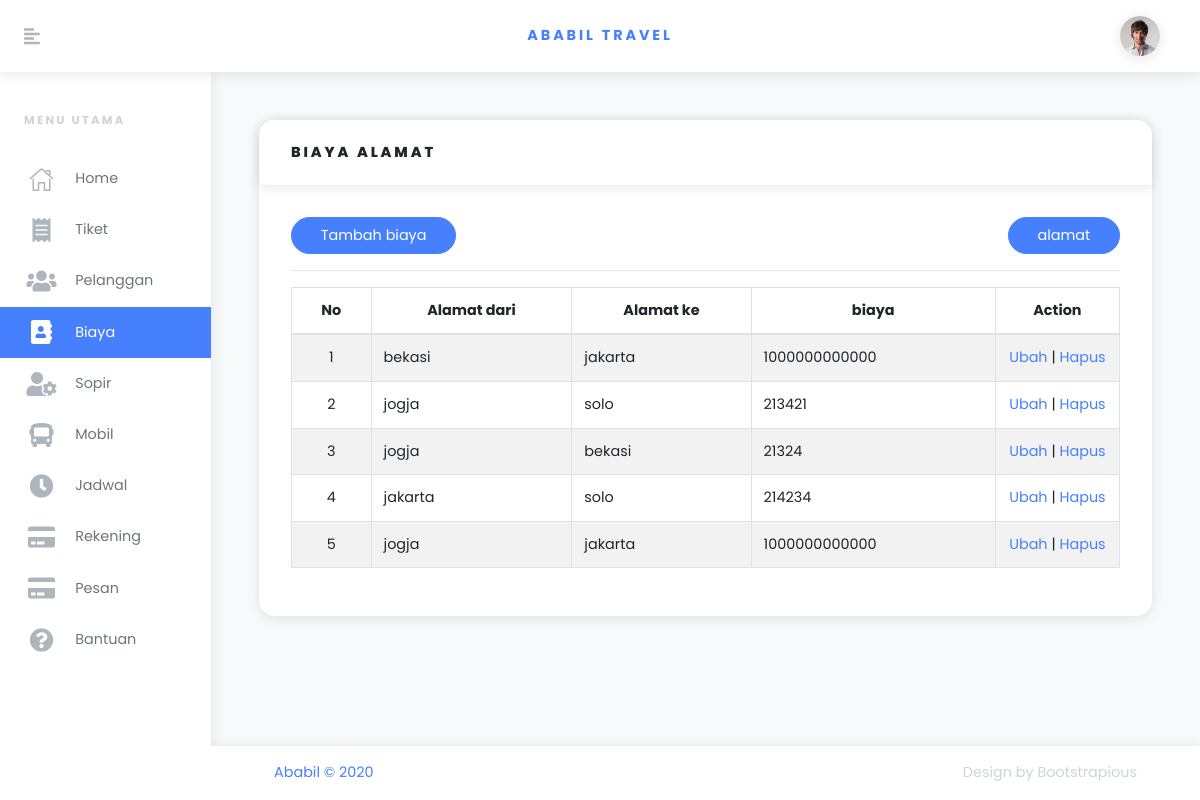
The page /system/biayaalamat.php (signed in) on the database its author committed.
### tables this page shows
CREATE TABLE `biaya` (
  `id_biaya` bigint(20) NOT NULL,
  `id_lokasi_dari` bigint(20) DEFAULT NULL,
  `id_lokasi_ke` bigint(20) DEFAULT NULL,
  `biaya` bigint(20) DEFAULT NULL,
  `remove` bigint(20) DEFAULT 1,
  `created_at` timestamp NULL DEFAULT current_timestamp(),
  `updated_at` timestamp NULL DEFAULT current_timestamp() ON UPDATE current_timestamp()
);

CREATE TABLE `alamat` (
  `id_alamat` bigint(20) NOT NULL,
  `nama_lokasi` varchar(50) NOT NULL,
  `remove` tinyint(2) NOT NULL DEFAULT 1,
  `created_at` timestamp NOT NULL DEFAULT current_timestamp()
);

### system/biayaalamat.php (the view, shortened to what this page needs)
<?php
require_once('header.php');
?>
<div class="page-holder w-100 d-flex flex-wrap">
    <div class="container-fluid px-xl-5">
        <section class="py-5">
            <div class="row">
                <div class="col-lg-12 mb-12">
                    <div class="card">
                        <div class="card-header">
                            <h6 class="text-uppercase mb-0">Biaya alamat</h6>
                        </div>
                        <div class="card-body">
                            <div style=" display: flex;justify-content: space-between;">
                                <a href="tambah-biayaalamat.php" class="btn btn-primary">Tambah biaya</a>
                                <a href="alamat.php" class="btn btn-primary">alamat</a>
                            </div>
                            <hr>
                            <div class="table-responsive">
                                <table id="example" class="table table-striped table-bordered">
                                    <thead>
                                        <tr class="text-center">
                                            <th>No</th>
                                            <th>Alamat dari</th>
                                            <th>Alamat ke</th>
                                            <th>biaya</th>
                                            <th style="width:15%;">Action</th>
                                        </tr>
                                    </thead>
                                    <tbody>
                                        <?php
                                        $query = $con->query(
                                            "SELECT
                                                id_biaya,
                                                alamatdari.nama_lokasi AS alamat_dari,
                                                alamatke.nama_lokasi AS alamat_ke,
                                                biaya.biaya
                                            from biaya
                                            join alamat as alamatdari on biaya.id_lokasi_dari = alamatdari.id_alamat
                                            join alamat as alamatke on biaya.id_lokasi_ke = alamatke.id_alamat
                                            WHERE biaya.remove='1' and alamatdari.remove='1' and alamatke.remove='1'
                                            "
                                        );
                                        $nomor = 1;
                                        while ($key = $query->fetch_assoc()) { ?>
                                            <tr>
                                                <td class="text-center"><?= $nomor++ ?></td>
                                                <td><?= $key['alamat_dari'] ?></td>
                                                <td><?= $key['alamat_ke'] ?></td>
                                                <td><?= $key['biaya'] ?></td>
                                                <td class="text-center">
                                                    <a href="ubah-biayaalamat.php?id=<?= $key['id_biaya'] ?>">Ubah</a> |
                                                    <a href="javascript:void(0)" onclick="myklik('<?= $key['id_biaya'] ?>')"> Hapus</a>
                                                </td>
                                            </tr>
                                        <?php } ?>
                                    </tbody>
                                </table>
                            </div>
                        </div>
                    </div>
                </div>
            </div>
        </section>
    </div>
    <?php
    require_once('footer.php');
    ?>

### rows shown on the page
biaya: alamat.nama_lokasi "bekasi", alamat.nama_lokasi "jakarta", biaya "1000000000000"
biaya: alamat.nama_lokasi "jogja", alamat.nama_lokasi "solo", biaya "213421"
biaya: alamat.nama_lokasi "jogja", alamat.nama_lokasi "bekasi", biaya "21324"
biaya: alamat.nama_lokasi "jakarta", alamat.nama_lokasi "solo", biaya "214234"
biaya: alamat.nama_lokasi "jogja", alamat.nama_lokasi "jakarta", biaya "1000000000000"
